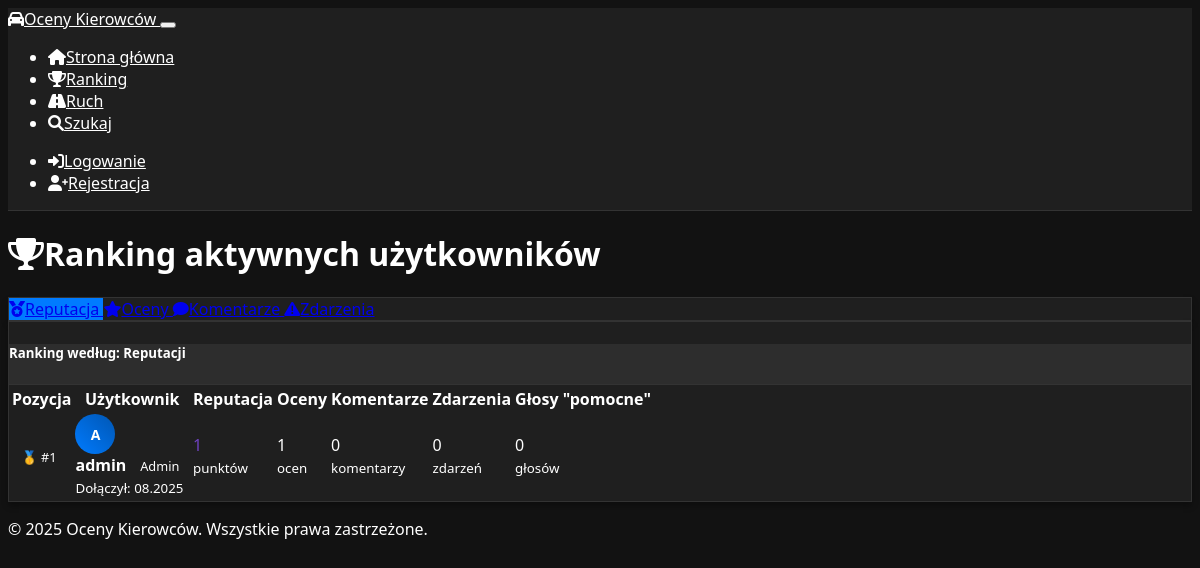
The page /ranking_users on the database its author committed.
### models.py (models this page shows, shortened)
class UserStatistics(db.Model):
    id = db.Column(db.Integer, primary_key=True)
    user_id = db.Column(db.Integer, db.ForeignKey('user.id'), unique=True, nullable=False)
    total_ratings = db.Column(db.Integer, default=0)
    total_comments = db.Column(db.Integer, default=0)
    total_reports = db.Column(db.Integer, default=0)
    total_incidents = db.Column(db.Integer, default=0)
    helpful_votes = db.Column(db.Integer, default=0)
    reputation_score = db.Column(db.Integer, default=0)
    last_updated = db.Column(db.DateTime, default=datetime.utcnow)
    user = db.relationship('User', backref=db.backref('statistics', uselist=False))

class User(db.Model):
    id = db.Column(db.Integer, primary_key=True)
    username = db.Column(db.String(64), unique=True, nullable=False)
    email = db.Column(db.String(120), unique=True, nullable=False)
    password_hash = db.Column(db.String(256), nullable=False)
    is_admin = db.Column(db.Boolean, default=False)
    created_at = db.Column(db.DateTime, default=datetime.utcnow)
    ratings = db.relationship('Rating', backref='user', lazy='dynamic', cascade='all, delete-orphan')
    comments = db.relationship('Comment', backref='user', lazy='dynamic', cascade='all, delete-orphan')
    reports = db.relationship('Report', backref='user', lazy='dynamic', cascade='all, delete-orphan')

### app.py (the view)
@app.route('/ranking_users')
def ranking_users():
    sort_by = request.args.get(
        'sort', 'reputation')  # reputation, ratings, comments, incidents
    if sort_by == 'reputation':
        top_users = db.session.query(UserStatistics, User).join(User).order_by(
            UserStatistics.reputation_score.desc()).limit(50).all()
    elif sort_by == 'ratings':
        top_users = db.session.query(UserStatistics, User).join(User).order_by(
            UserStatistics.total_ratings.desc()).limit(50).all()
    elif sort_by == 'comments':
        top_users = db.session.query(UserStatistics, User).join(User).order_by(
            UserStatistics.total_comments.desc()).limit(50).all()
    elif sort_by == 'incidents':
        top_users = db.session.query(UserStatistics, User).join(User).order_by(
            UserStatistics.total_incidents.desc()).limit(50).all()
    else:
        top_users = db.session.query(UserStatistics, User).join(User).order_by(
            UserStatistics.reputation_score.desc()).limit(50).all()
    return render_template('ranking_users.html',
                           top_users=top_users,
                           sort_by=sort_by)

### app.py (called while the page is built)
def init_auth(app):
    @app.context_processor
    def inject_auth_functions():
        return {
            'get_current_user': get_current_user,
            'is_logged_in': is_logged_in,
            'is_admin': is_admin
        }

### templates/ranking_users.html (shortened to what this page needs)
{% extends "base.html" %}
{% block content %}
<div class="container">
    <div class="row">
        <div class="col-12">
            <h1><i class="fas fa-trophy me-2"></i>Ranking aktywnych użytkowników</h1>
        </div>
    </div>
    <div class="row mb-4">
        <div class="col-12">
            <div class="card">
                <div class="card-body">
                    <div class="btn-group w-100" role="group">
                        <a href="{{ url_for('ranking_users', sort='reputation') }}"
                           class="btn btn-{% if sort_by == 'reputation' %}primary{% else %}outline-primary{% endif %}">
                            <i class="fas fa-medal me-1"></i>Reputacja
                        </a>
                        <a href="{{ url_for('ranking_users', sort='ratings') }}"
                           class="btn btn-{% if sort_by == 'ratings' %}primary{% else %}outline-primary{% endif %}">
                            <i class="fas fa-star me-1"></i>Oceny
                        </a>
                        <a href="{{ url_for('ranking_users', sort='comments') }}"
                           class="btn btn-{% if sort_by == 'comments' %}primary{% else %}outline-primary{% endif %}">
                            <i class="fas fa-comment me-1"></i>Komentarze
                        </a>
                        <a href="{{ url_for('ranking_users', sort='incidents') }}"
                           class="btn btn-{% if sort_by == 'incidents' %}primary{% else %}outline-primary{% endif %}">
                            <i class="fas fa-exclamation-triangle me-1"></i>Zdarzenia
                        </a>
                    </div>
                </div>
            </div>
        </div>
    </div>
    <div class="row">
        <div class="col-12">
            <div class="card">
                <div class="card-header">
                    <h5 class="mb-0">
                        Ranking według:
                        {% if sort_by == 'reputation' %}Reputacji
                        {% elif sort_by == 'ratings' %}Liczby ocen
                        {% elif sort_by == 'comments' %}Liczby komentarzy
                        {% elif sort_by == 'incidents' %}Liczby zdarzeń
                        {% endif %}
                    </h5>
                </div>
                <div class="card-body p-0">
                    <div class="table-responsive">
                        <table class="table table-hover mb-0">
                            <thead class="table-light">
                                <tr>
                                    <th>Pozycja</th>
                                    <th>Użytkownik</th>
                                    <th>Reputacja</th>
                                    <th>Oceny</th>
                                    <th>Komentarze</th>
                                    <th>Zdarzenia</th>
                                    <th>Głosy "pomocne"</th>
                                </tr>
                            </thead>
                            <tbody>
                                {% for stats, user in top_users %}
                                <tr {% if session.user_id and user.id == session.user_id %}class="table-primary"{% endif %}>
                                    <td>
                                        {% if loop.index <= 3 %}
                                            <span class="badge bg-{% if loop.index == 1 %}warning{% elif loop.index == 2 %}secondary{% else %}primary{% endif %} fs-6">
                                                {% if loop.index == 1 %}🥇
                                                {% elif loop.index == 2 %}🥈
                                                {% elif loop.index == 3 %}🥉
                                                {% endif %}
                                                #{{ loop.index }}
                                            </span>
                                        {% else %}
                                            <span class="fw-bold">#{{ loop.index }}</span>
                                        {% endif %}
                                    </td>
                                    <td>
                                        <div class="d-flex align-items-center">
                                            <div class="avatar-circle me-2">
                                                {{ user.username[0].upper() }}
                                            </div>
                                            <div>
                                                <strong>{{ user.username }}</strong>
                                                {% if user.is_admin %}
                                                    <span class="badge bg-danger ms-1">Admin</span>
                                                {% endif %}
                                                <br>
                                                <small class="text-muted">
                                                    Dołączył: {{ user.created_at.strftime('%m.%Y') }}
                                                </small>
                                            </div>
                                        </div>
                                    </td>
                                    <td>
                                        <span class="fw-bold text-purple">{{ stats.reputation_score }}</span>
                                        <br>
                                        <small class="text-muted">punktów</small>
                                    </td>
                                    <td>
                                        <span class="fw-bold text-primary">{{ stats.total_ratings }}</span>
                                        <br>
                                        <small class="text-muted">ocen</small>
                                    </td>
                                    <td>
                                        <span class="fw-bold text-info">{{ stats.total_comments }}</span>
                                        <br>
                                        <small class="text-muted">komentarzy</small>
                                    </td>
                                    <td>
                                        <span class="fw-bold text-warning">{{ stats.total_incidents }}</span>
                                        <br>
                                        <small class="text-muted">zdarzeń</small>
                                    </td>
                                    <td>
                                        <span class="fw-bold text-success">{{ stats.helpful_votes }}</span>
                                        <br>
                                        <small class="text-muted">głosów</small>
                                    </td>
                                </tr>
                                {% endfor %}
                            </tbody>
                        </table>
                    </div>
                </div>
            </div>
        </div>
    </div>
</div>
{% endblock %}

### static/css/style.css (style rules this page uses)
:root { --primary-color: #007bff; --secondary-color: #6c757d; --success-color: #28a745; --danger-color: #dc3545; --warning-color: #ffc107; --info-color: #17a2b8; --dark-color: #343a40; --light-color: #f8f9fa; --star-color: #ffc107; --star-empty: #e9ecef; }
body { background-color: #121212; color: #ffffff; font-family: 'Segoe UI', Tahoma, Geneva, Verdana, sans-serif; }
.card { background-color: #1f1f1f; border: 1px solid #333; box-shadow: 0 4px 6px rgba(0, 0, 0, 0.3); transition: transform 0.2s ease, box-shadow 0.2s ease; }
.card-header { background-color: #2d2d2d; border-bottom: 1px solid #333; color: #ffffff; }
.btn-primary { background-color: var(--primary-color); border-color: var(--primary-color); transition: all 0.2s ease; }
.badge { font-size: 0.8rem; padding: 0.4rem 0.6rem; }
.avatar-circle { width: 40px; height: 40px; border-radius: 50%; background: linear-gradient(45deg, var(--primary-color), #0056b3); color: white; display: flex; align-items: center; justify-content: center; font-weight: bold; font-size: 14px; text-transform: uppercase; }
.text-purple { color: #6f42c1 !important; }

### templates/ranking_users.html (style rules this page uses)
.avatar-circle { width: 40px; height: 40px; border-radius: 50%; background: linear-gradient(45deg, #007bff, #0056b3); color: white; display: flex; align-items: center; justify-content: center; font-weight: bold; font-size: 14px; }
.text-purple { color: #6f42c1 !important; }

### rows shown on the page
UserStatistics: username "A", username "admin", created_at "08.2025", reputation_score "1", total_ratings "1", total_comments "0", total_incidents "0", helpful_votes "0"
